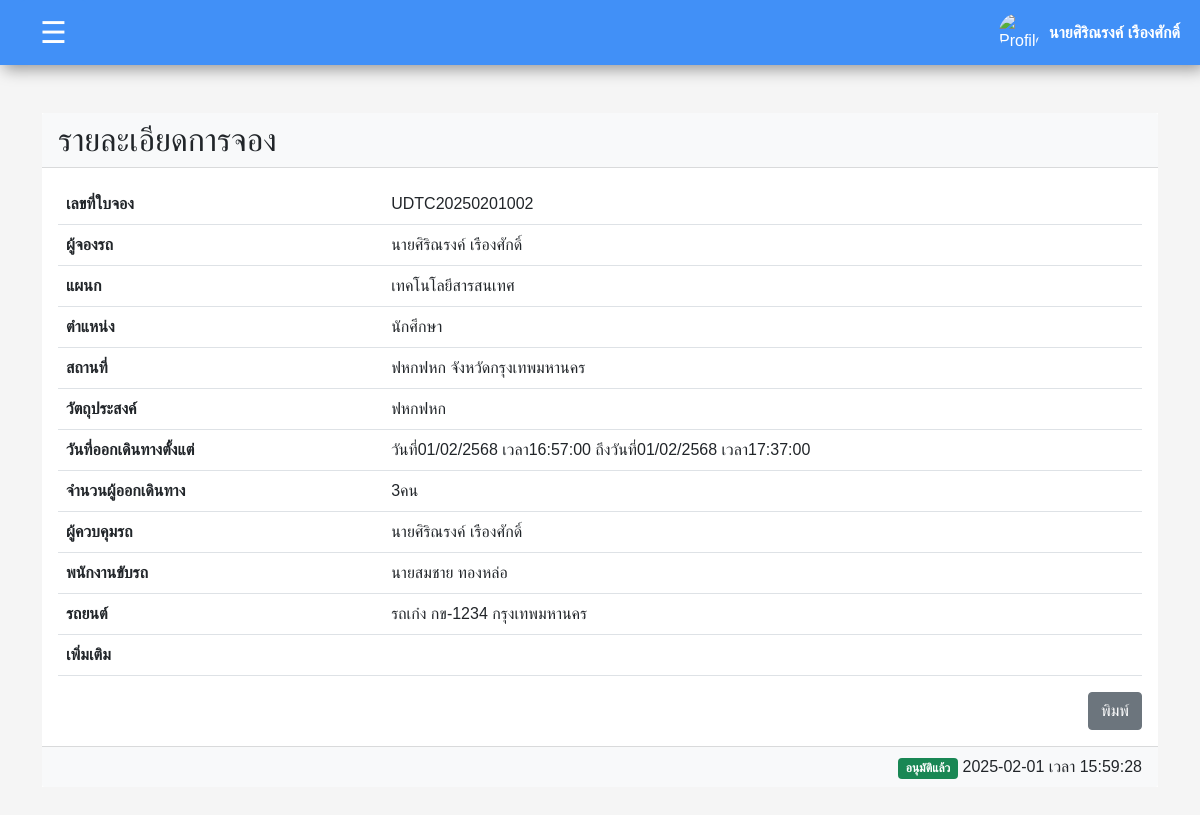
The app's page /Project/user/request_details.php?request_id=UDTC20250201002 (signed in), older data.
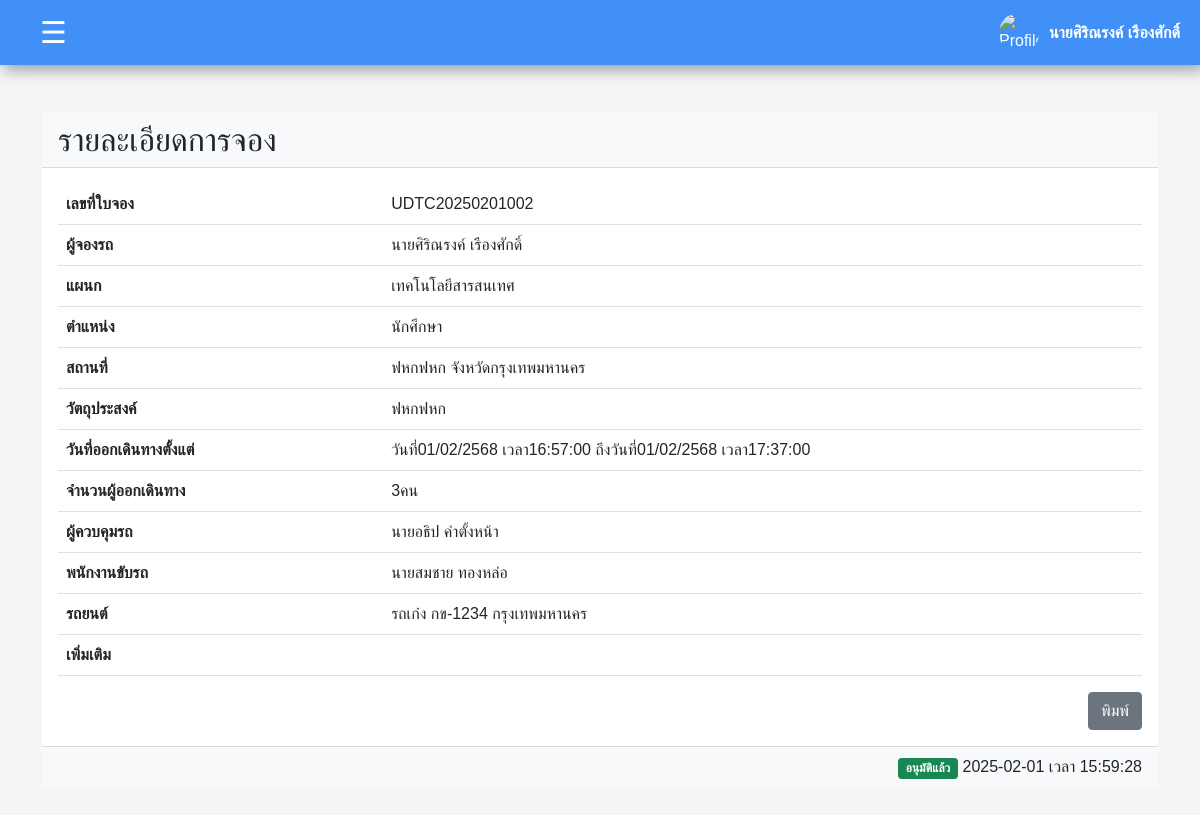
The same page, newer data.
### tables this page shows
CREATE TABLE `requests` (
  `request_id` varchar(20) NOT NULL,
  `destination` varchar(255) DEFAULT NULL,
  `province` varchar(100) DEFAULT NULL,
  `travel_type` enum('ในจังหวัด','ต่างจังหวัด') DEFAULT NULL,
  `purpose` varchar(255) DEFAULT NULL,
  `departure_date` date DEFAULT NULL,
  `departure_time` time DEFAULT NULL,
  `return_date` date DEFAULT NULL,
  `return_time` time DEFAULT NULL,
  `passengers` int(11) DEFAULT NULL,
  `request_date` datetime DEFAULT NULL,
  `status` enum('รออนุมัติ','อนุมัติ','ปฏิเสธ','ยกเลิก') DEFAULT 'รออนุมัติ',
  `user_id` varchar(255) DEFAULT NULL,
  `driver_id` int(11) DEFAULT NULL,
  `car_id` int(11) DEFAULT NULL,
  `admin_id` varchar(11) DEFAULT NULL
);

CREATE TABLE `users` (
  `user_id` varchar(11) NOT NULL,
  `fullname` varchar(255) NOT NULL,
  `password` varchar(255) NOT NULL,
  `position` varchar(255) NOT NULL,
  `department` varchar(255) NOT NULL,
  `role` enum('admin','user','') NOT NULL,
  `profile_picture` varchar(255) DEFAULT 'default_images_account.jpg',
  `signature` varchar(255) DEFAULT 'default_images_signature.png'
);

CREATE TABLE `cars` (
  `car_id` int(11) NOT NULL,
  `plate_number` varchar(15) NOT NULL,
  `brand` varchar(50) NOT NULL,
  `model` varchar(50) DEFAULT NULL,
  `car_type` varchar(30) NOT NULL,
  `province` varchar(50) NOT NULL,
  `color` varchar(20) NOT NULL,
  `seats` int(11) NOT NULL,
  `status` enum('ใช้ได้ปกติ','ยกเลิกการใช้งาน','บำรุงรักษา') DEFAULT 'ใช้ได้ปกติ',
  `create_date` timestamp NOT NULL DEFAULT current_timestamp(),
  `update_date` timestamp NOT NULL DEFAULT current_timestamp() ON UPDATE current_timestamp()
);

CREATE TABLE `drivers` (
  `driver_id` int(11) NOT NULL,
  `name` varchar(100) DEFAULT NULL,
  `phone_number` varchar(15) DEFAULT NULL,
  `work_date` date DEFAULT NULL
);

### Project/function/BuddhistYear.php (called while the page is built, shortened)
<?php
function convertDateToBuddhist($date) {
    $dateObj = new DateTime($date);
    $buddhistYear = $dateObj->format("Y") + 543;
    return $dateObj->format("d/m/") . $buddhistYear;
}
?>

### Project/user/request_details.php (the view, shortened to what the changed rows need)
<!DOCTYPE html>
<html lang="en">
<head>
    <link rel="stylesheet" href="../css/bootstrap.css">
</head>
<body>
    <?php
    require("header.php");
    require("../function/BuddhistYear.php");
    if (isset($_GET['request_id'])) {
        $request_id = $_GET['request_id'];
        $request_id = mysqli_real_escape_string($connect, $request_id);
        $sql = "SELECT
    users.user_id,
    users.signature,
    users.fullname,
    users.department,
    users.position,
    requests.request_id,
    requests.user_id,
    requests.passengers,
    requests.destination,
    requests.province,
    requests.departure_date,
    requests.departure_time,
    requests.return_date,
    requests.return_time,
    requests.status,
    requests.driver_id,
    requests.car_id,
    requests.purpose,
    requests.request_date,
    requests.admin_id,
    drivers.name AS driver_name,
    admins.fullname AS admin_name,
    admins.signature AS admin_image,
    cars.plate_number,
    cars.province,
    cars.car_type
FROM requests
JOIN users ON requests.user_id = users.user_id
LEFT JOIN drivers ON requests.driver_id = drivers.driver_id
LEFT JOIN cars ON requests.car_id = cars.car_id
LEFT JOIN users AS admins ON requests.admin_id = admins.user_id
WHERE requests.request_id = '$request_id'";
        $result = mysqli_query($connect, $sql);
        if (mysqli_num_rows($result) > 0) {
            $row = mysqli_fetch_assoc($result);
            $cardetail = $row["car_type"] . " " . $row["plate_number"] . " " . $row["province"];
        } else {
            echo "ไม่พบ";
            exit();
        }
    } else {
        echo "ไม่มี request_id";
        exit();
    }
    ?>
    <div class="container my-5">
        <div class="bg-white">
            <div class="card-header bg-light">
                <h2 class="mb-0">รายละเอียดการจอง</h2>
            </div>
            <div class="card-body">
                <table class="table  ">
                    <tbody>
                        <tr>
                            <th scope="row" style="width: 30%;">เลขที่ใบจอง</th>
                            <td><?php echo $row["request_id"]; ?></td>
                        </tr>
                        <tr>
                            <th scope="row">ผู้จองรถ</th>
                            <td><?php echo $row["fullname"]; ?></td>
                        </tr>
                        <tr>
                            <th scope="row">แผนก</th>
                            <td><?php echo $row["department"]; ?></td>
                        </tr>
                        <tr>
                            <th scope="row">ตำแหน่ง</th>
                            <td><?php echo $row["position"]; ?></td>
                        </tr>
                        <tr>
                            <th scope="row">สถานที่</th>
                            <td><?php echo $row["destination"] . " จังหวัด" . $row["province"]; ?></td>
                        </tr>
                        <tr>
                            <th scope="row">วัตถุประสงค์</th>
                            <td><?php echo $row["purpose"]; ?></td>
                        </tr>
                        <tr>
                            <th scope="row">วันที่ออกเดินทางตั้งแต่</th>
                            <td><?php echo "วันที่" . convertDateToBuddhist($row["departure_date"]) . " เวลา" . $row["departure_time"] . " ถึงวันที่" . convertDateToBuddhist($row["return_date"]) . " เวลา" . $row["return_time"]; ?></td>
                        </tr>
                        <tr>
                            <th scope="row">จำนวนผู้ออกเดินทาง</th>
                            <td><?php echo $row["passengers"] . "คน"; ?></td>
                        </tr>
                        <tr>
                            <th scope="row">ผู้ควบคุมรถ</th>
                            <td><?php echo $row["admin_name"]; ?></td>
                        </tr>
                        <tr>
                            <th scope="row">พนักงานขับรถ</th>
                            <td><?php echo $row["driver_name"]; ?></td>
                        </tr>
                        <tr>
                            <th scope="row">รถยนต์</th>
                            <td><?php echo $cardetail; ?></td>
                        </tr>
                        <tr>
                            <th scope="row">เพิ่มเติม</th>
                        </tr>
                    </tbody>
                </table>
            </div>
        </div>
    </div>
</body>
</html>

Row changes from the older to the newer data that the page shows:
changed through a linked row, requests "UDTC20250201002": admin.fullname "นายศิริณรงค์ เรืองศักดิ์" → "นายอธิป คำตั้งหน้า"
